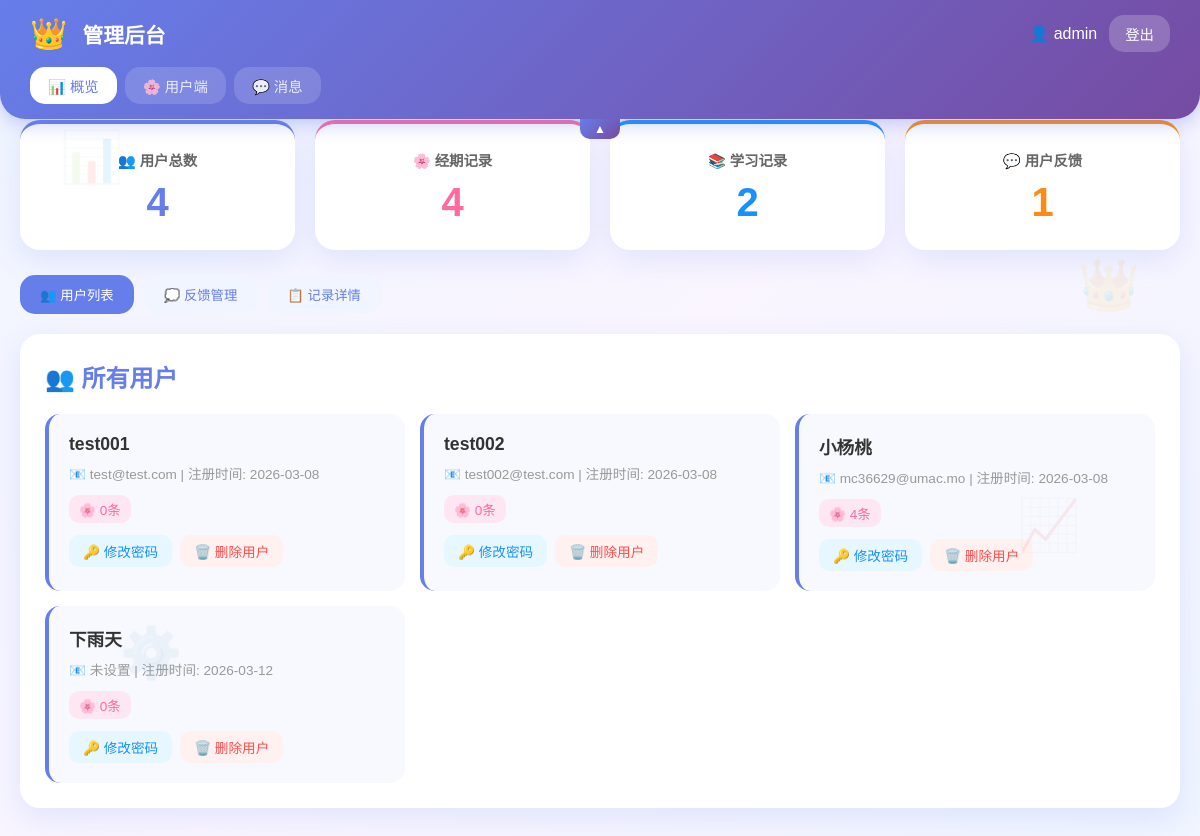
The app's page /admin (signed in) with its own data.
### app.py (models this page shows)
class User(UserMixin, db.Model):
    id = db.Column(db.Integer, primary_key=True)
    username = db.Column(db.String(80), unique=True, nullable=False)
    password_hash = db.Column(db.String(200), nullable=False)
    email = db.Column(db.String(120), unique=True)
    nickname = db.Column(db.String(80))
    phone = db.Column(db.String(20))
    birthday = db.Column(db.Date)
    avatar = db.Column(db.String(200))
    is_admin = db.Column(db.Boolean, default=False)  # 管理员标识
    created_at = db.Column(db.DateTime, default=datetime.now)
    periods = db.relationship('Period', backref='user', lazy=True)

### app.py (the view)
@app.route('/admin')
@login_required
def admin_dashboard():
    if not current_user.is_admin:
        flash('您没有权限访问该页面！', 'error')
        return redirect(url_for('index'))
    users = User.query.filter_by(is_admin=False).all()
    all_periods = Period.query.all()
    all_study = StudyRecord.query.all()
    all_work = WorkRecord.query.all()
    all_feedback = Feedback.query.order_by(Feedback.created_at.desc()).all()
    return render_template('admin.html',
                           users=users,
                           all_periods=all_periods,
                           all_study=all_study,
                           all_work=all_work,
                           all_feedback=all_feedback,
                           user=current_user)

### app.py (called while the page is built)
@login_manager.user_loader
def load_user(user_id):
    return User.query.get(int(user_id))

### templates/admin.html (shortened to what this page needs)
<!DOCTYPE html>
<html lang="zh-CN">
<head>
</head>
<body>
    <div class="decoration dec1">📊</div>
    <div class="decoration dec2">👑</div>
    <div class="decoration dec3">⚙️</div>
    <div class="decoration dec4">📈</div>
    <div class="header" id="header">
        <div class="header-top">
            <div class="header-left">
                <span class="logo">👑</span>
                <h1>管理后台</h1>
            </div>
            <div class="user-info">
                <span style="color: white;">👤 {{ user.username }}</span>
                <a href="{{ url_for('logout') }}"><button class="btn-logout">登出</button></a>
            </div>
        </div>
        <div class="nav-tabs">
            <a href="{{ url_for('admin_dashboard') }}" class="nav-tab active">📊 概览</a>
            <a href="{{ url_for('index') }}" class="nav-tab">🌸 用户端</a>
            <a href="{{ url_for('chat') }}" class="nav-tab">💬 消息</a>
        </div>
        <button class="toggle-btn" onclick="toggleHeader()"></button>
    </div>
    <button class="expand-btn show" id="expandBtn" onclick="toggleHeader()">☰</button>
    <div class="container">
        <div class="stats-row">
            <div class="stat-card users">
                <h3>👥 用户总数</h3>
                <div class="stat-num">{{ users|length }}</div>
            </div>
            <div class="stat-card periods">
                <h3>🌸 经期记录</h3>
                <div class="stat-num">{{ all_periods|length }}</div>
            </div>
            <div class="stat-card study">
                <h3>📚 学习记录</h3>
                <div class="stat-num">{{ all_study|length }}</div>
            </div>
            <div class="stat-card feedback">
                <h3>💬 用户反馈</h3>
                <div class="stat-num">{{ all_feedback|length }}</div>
            </div>
        </div>
        <div class="tabs">
            <button class="tab-btn active" onclick="switchTab('users')">👥 用户列表</button>
            <button class="tab-btn" onclick="switchTab('feedback')">💭 反馈管理</button>
            <button class="tab-btn" onclick="switchTab('records')">📋 记录详情</button>
        </div>
        <div class="tab-content active" id="users">
            <div class="content-card">
                <h2>👥 所有用户</h2>
                <div class="user-list">
                    {% for u in users %}
                    <div class="user-item">
                        <div class="username">{{ u.username }}</div>
                        <div class="info">
                            📧 {{ u.email or '未设置' }} | 注册时间: {{ u.created_at.strftime('%Y-%m-%d') }}
                        </div>
                        <div class="stats">
                            <span class="period">🌸 {{ u.periods|length }}条</span>
                        </div>
                        <div class="user-actions" style="margin-top: 12px; display: flex; gap: 8px;">
                            <button class="btn-action edit" onclick="showPasswordModal({{ u.id }}, '{{ u.username }}')">🔑 修改密码</button>
                            <button class="btn-action delete" onclick="showDeleteModal({{ u.id }}, '{{ u.username }}')">🗑️ 删除用户</button>
                        </div>
                    </div>
                    {% else %}
                    <p style="color: #999; text-align: center; padding: 20px;">暂无用户</p>
                    {% endfor %}
                </div>
            </div>
        </div>
    </div>
</body>
</html>

### records on screen
User: username "admin"
User: username "test001", email "test@test.com", created_at "2026-03-08", periods|length "0"
User: username "test002", email "test002@test.com", created_at "2026-03-08", periods|length "0"
User: username "小杨桃", email "mc36629@umac.mo", created_at "2026-03-08", periods|length "4"
User: username "下雨天", email "未设置", created_at "2026-03-12", periods|length "0"

### other values on screen
{{ users|length }} "4"
{{ all_periods|length }} "4"
{{ all_study|length }} "2"
{{ all_feedback|length }} "1"
